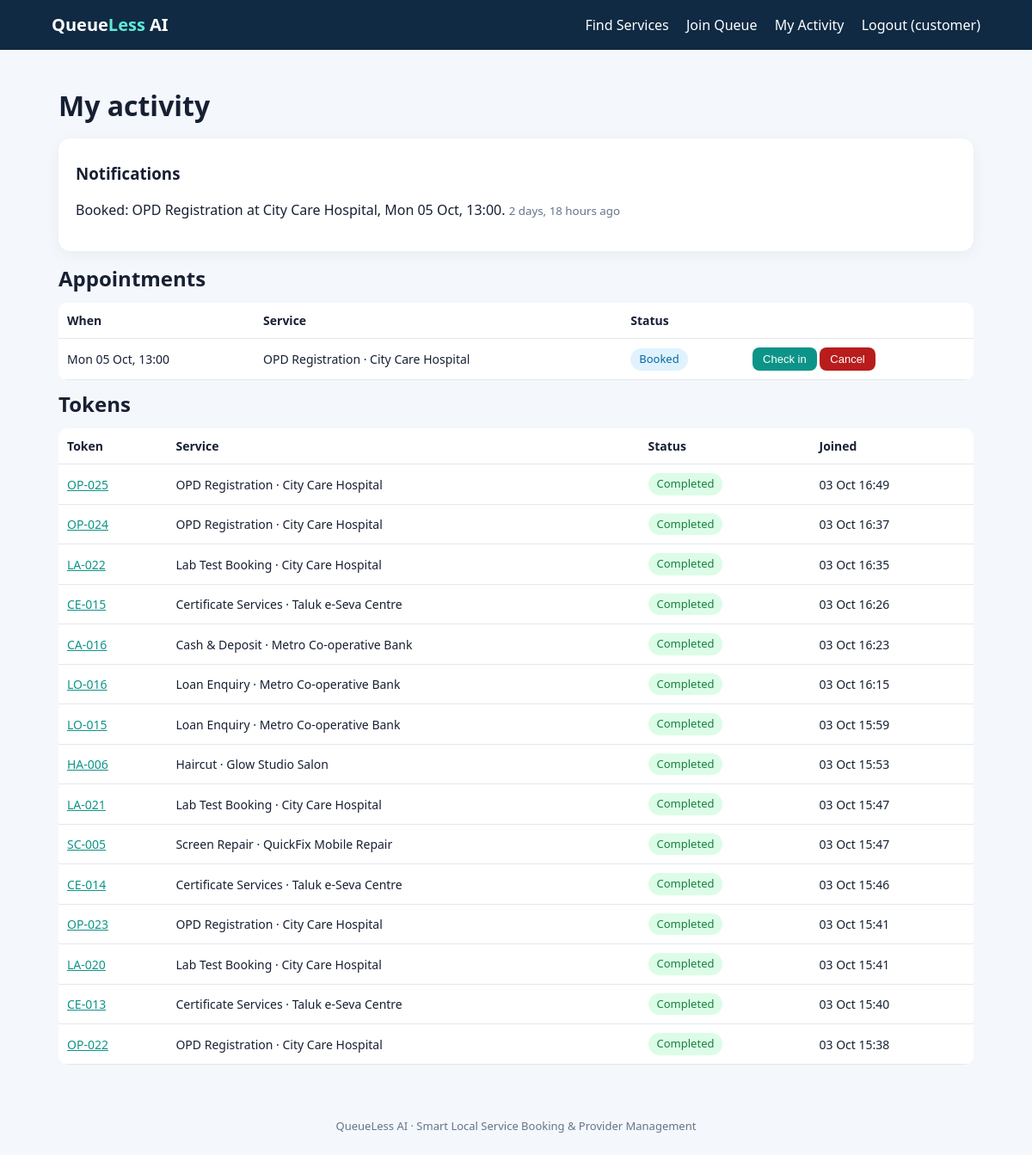
Page /activity/ (signed in) on the committed database.
### queue_app/models.py (models this page shows, shortened)
class Notification(models.Model):
    user = models.ForeignKey(User, on_delete=models.CASCADE, related_name="notifications")
    message = models.CharField(max_length=300)
    read = models.BooleanField(default=False)
    created_at = models.DateTimeField(default=timezone.now)
    class Meta:
        ordering = ["-created_at"]

class Appointment(models.Model):
    STATUS_CHOICES = [("BOOKED", "Booked"), ("CHECKED_IN", "Checked in"), ("COMPLETED", "Completed"),
                      ("CANCELLED", "Cancelled"), ("NO_SHOW", "No-show")]
    customer = models.ForeignKey(User, on_delete=models.CASCADE, related_name="appointments")
    service = models.ForeignKey(Service, on_delete=models.CASCADE, related_name="appointments")
    slot_start = models.DateTimeField()
    status = models.CharField(max_length=20, choices=STATUS_CHOICES, default="BOOKED")
    created_at = models.DateTimeField(default=timezone.now)
    class Meta:
        ordering = ["slot_start"]

class Service(models.Model):
    provider = models.ForeignKey(Provider, on_delete=models.CASCADE, related_name="services")
    name = models.CharField(max_length=120)
    description = models.CharField(max_length=250, blank=True)
    average_minutes = models.PositiveIntegerField(default=10)
    price = models.DecimalField(max_digits=8, decimal_places=2, default=0)
    active = models.BooleanField(default=True)

class Provider(models.Model):
    CATEGORY_CHOICES = [
        ("HOSPITAL", "Hospital / Clinic"), ("BANK", "Bank"), ("SALON", "Salon & Spa"),
        ("REPAIR", "Repair & Home Service"), ("GOVT", "Government Office"), ("EDU", "College / Education"),
    ]
    owner = models.ForeignKey(User, on_delete=models.SET_NULL, null=True, blank=True, related_name="providers")
    name = models.CharField(max_length=140)
    category = models.CharField(max_length=20, choices=CATEGORY_CHOICES)
    area = models.CharField(max_length=100, blank=True)
    address = models.CharField(max_length=250, blank=True)
    description = models.TextField(blank=True)
    open_time = models.TimeField(default=time(9, 0))
    close_time = models.TimeField(default=time(17, 0))
    verified = models.BooleanField(default=False)
    created_at = models.DateTimeField(default=timezone.now)

class Token(models.Model):
    STATUS_CHOICES = [("WAITING", "Waiting"), ("CALLED", "Called"), ("SERVING", "Serving"),
                      ("COMPLETED", "Completed"), ("CANCELLED", "Cancelled"), ("NO_SHOW", "No-show")]
    PRIORITY_CHOICES = [(0, "Normal"), (1, "Appointment"), (2, "Senior / Priority"), (3, "Emergency")]
    customer = models.ForeignKey(User, on_delete=models.CASCADE, related_name="tokens")
    service = models.ForeignKey(Service, on_delete=models.CASCADE, related_name="tokens")
    appointment = models.OneToOneField(Appointment, null=True, blank=True, on_delete=models.SET_NULL,
                                       related_name="token")
    counter = models.ForeignKey(Counter, null=True, blank=True, on_delete=models.SET_NULL, related_name="tokens")
    token_number = models.PositiveIntegerField()
    queue_date = models.DateField(default=timezone.localdate)
    priority = models.PositiveSmallIntegerField(choices=PRIORITY_CHOICES, default=0)
    status = models.CharField(max_length=20, choices=STATUS_CHOICES, default="WAITING")
    created_at = models.DateTimeField(default=timezone.now)
    called_at = models.DateTimeField(null=True, blank=True)
    started_at = models.DateTimeField(null=True, blank=True)
    completed_at = models.DateTimeField(null=True, blank=True)
    actual_service_minutes = models.PositiveIntegerField(null=True, blank=True)
    notified_soon = models.BooleanField(default=False)
    class Meta:
        ordering = ["-priority", "created_at"]
        constraints = [models.UniqueConstraint(fields=["service", "queue_date", "token_number"],
                                               name="uniq_token_per_service_per_day")]
    @property
    def display_token(self):
        return f"{self.service.name[:2].upper()}-{self.token_number:03d}"

### queue_app/views.py (the view)
# urls.py: path("activity/", views.my_activity, name="activity"),
@login_required
def my_activity(request):
    tokens = Token.objects.filter(customer=request.user).select_related("service__provider").order_by("-created_at")[:15]
    appts = Appointment.objects.filter(customer=request.user).select_related("service__provider").order_by("-slot_start")[:15]
    notes = list(request.user.notifications.all()[:15])
    request.user.notifications.filter(read=False).update(read=True)
    return render(request, "activity.html", {"tokens": tokens, "appointments": appts, "notes": notes})

### queue_app/context.py (called while the page is built)
def shared(request):
    if not request.user.is_authenticated:
        return {"unread_count": 0, "is_provider": False}
    from .workflow import managed_services
    return {
        "unread_count": request.user.notifications.filter(read=False).count(),
        "is_provider": managed_services(request.user).exists(),
    }

### queue_app/workflow.py (called while the page is built)
def managed_services(user):
    if user.is_superuser:
        return Service.objects.select_related("provider")
    return (Service.objects.filter(Q(provider__owner=user) | Q(counters__staff=user))
            .select_related("provider").distinct())

### templates/activity.html
{% extends "base.html" %}
{% block content %}
<h1>My activity</h1>
<div class="card"><h3>Notifications</h3>
{% for n in notes %}<p>{{ n.message }} <small class="muted">{{ n.created_at|timesince }} ago</small></p>{% empty %}<p class="muted">Nothing yet.</p>{% endfor %}</div>
<h2>Appointments</h2>
<table><tr><th>When</th><th>Service</th><th>Status</th><th></th></tr>
{% for a in appointments %}<tr><td>{{ a.slot_start|date:"D d M, H:i" }}</td><td>{{ a.service.name }} &middot; {{ a.service.provider.name }}</td>
<td><span class="pill status-{{ a.status }}">{{ a.get_status_display }}</span></td>
<td>{% if a.status == "BOOKED" %}
<form class="inline" method="post" action="{% url 'check_in' a.pk %}">{% csrf_token %}<button class="button small">Check in</button></form>
<form class="inline" method="post" action="{% url 'cancel_appointment' a.pk %}">{% csrf_token %}<button class="button small danger">Cancel</button></form>{% endif %}</td></tr>
{% empty %}<tr><td colspan="4">No appointments.</td></tr>{% endfor %}</table>
<h2>Tokens</h2>
<table><tr><th>Token</th><th>Service</th><th>Status</th><th>Joined</th></tr>
{% for t in tokens %}<tr><td><a href="{% url 'token_detail' t.pk %}">{{ t.display_token }}</a></td><td>{{ t.service.name }} &middot; {{ t.service.provider.name }}</td>
<td><span class="pill status-{{ t.status }}">{{ t.get_status_display }}</span></td><td>{{ t.created_at|date:"d M H:i" }}</td></tr>
{% empty %}<tr><td colspan="4">No tokens.</td></tr>{% endfor %}</table>
{% endblock %}

### templates/base.html (shortened to what this page needs)
{% load static %}<!doctype html>
<html lang="en">
<head>
<link rel="stylesheet" href="{% static 'style.css' %}">
</head>
<body>
<nav>
  <a class="brand" href="{% url 'home' %}">Queue<span>Less</span> AI</a>
  <div class="links">
    <a href="{% url 'providers' %}">Find Services</a>
    {% if user.is_authenticated %}
      <a href="{% url 'join_queue' %}">Join Queue</a>
      <a href="{% url 'activity' %}">My Activity{% if unread_count %} <b class="badge">{{ unread_count }}</b>{% endif %}</a>
      <a href="{% url 'logout' %}">Logout ({{ user.username }})</a>
    {% else %}
      <a href="{% url 'login' %}">Login</a><a href="{% url 'register' %}">Register</a>
    {% endif %}
  </div>
</nav>
<main>
  {% block content %}{% endblock %}
</main>
<footer>QueueLess AI &middot; Smart Local Service Booking &amp; Provider Management</footer>
</body>
</html>

### static/style.css (style rules this page uses)
:root { --brand:#0d9488;--ink:#172033;--bg:#f4f7fb;--card:#fff;--line:#e5e7eb;--muted:#64748b;--good:#15803d;--mid:#b45309;--bad:#b91c1c }
* { box-sizing:border-box }
body { margin:0;font-family:system-ui,Arial,sans-serif;background:var(--bg);color:var(--ink);line-height:1.5 }
nav { background:#102a43;color:#fff;padding:14px 5%;display:flex;justify-content:space-between;align-items:center;flex-wrap:wrap;gap:10px }
nav a { color:#fff;text-decoration:none;margin-left:16px }
.brand { font-weight:700;font-size:20px;margin:0!important }
.brand span { color:#5eead4 }
main { max-width:1100px;margin:auto;padding:28px 18px }
footer { text-align:center;color:var(--muted);padding:24px;font-size:13px }
h1,h2,h3 { margin:.4em 0 }
.muted { color:var(--muted) }
small { font-weight:400 }
a { color:var(--brand) }
.card,.form-card { background:var(--card);border-radius:14px;padding:20px;margin:14px 0;box-shadow:0 4px 18px #0000000d }
.button,button.button { display:inline-block;background:var(--brand);color:#fff;border:0;border-radius:8px;padding:11px 18px;text-decoration:none;cursor:pointer;font-size:15px }
.button.small { padding:6px 12px;font-size:13px }
.button.danger { background:var(--bad) }
form.inline,.filters { display:inline-flex;gap:8px;align-items:center;flex-wrap:wrap }
.pill { display:inline-block;padding:3px 10px;border-radius:99px;font-size:13px;background:#e2e8f0;border:0 }
.pill.good,.status-COMPLETED { background:#dcfce7;color:var(--good) }
.status-WAITING,.status-BOOKED { background:#e0f2fe;color:#0369a1 }
table { width:100%;border-collapse:collapse;background:#fff;border-radius:10px;overflow:hidden;margin:10px 0 }
th,td { padding:10px;border-bottom:1px solid var(--line);text-align:left;font-size:14px }

### rows in the picture
Notification: message "Booked: OPD Registration at City Care Hospital, Mon 05 Oct, 13:00.", created_at "2 days, 18 hours"
Appointment: slot_start "Mon 05 Oct, 13:00", service.name "OPD Registration", service.provider.name "City Care Hospital", status "Booked", shows "Check in"
Token: display_token "OP-025", service.name "OPD Registration", service.provider.name "City Care Hospital", status "Completed", created_at "03 Oct 16:49"
Token: display_token "OP-024", service.name "OPD Registration", service.provider.name "City Care Hospital", status "Completed", created_at "03 Oct 16:37"
Token: display_token "LA-022", service.name "Lab Test Booking", service.provider.name "City Care Hospital", status "Completed", created_at "03 Oct 16:35"
Token: display_token "CA-016", service.name "Cash & Deposit", service.provider.name "Metro Co-operative Bank", status "Completed", created_at "03 Oct 16:23"
Token: display_token "LO-016", service.name "Loan Enquiry", service.provider.name "Metro Co-operative Bank", status "Completed", created_at "03 Oct 16:15"
Token: display_token "LO-015", service.name "Loan Enquiry", service.provider.name "Metro Co-operative Bank", status "Completed", created_at "03 Oct 15:59"
Token: display_token "HA-006", service.name "Haircut", service.provider.name "Glow Studio Salon", status "Completed", created_at "03 Oct 15:53"
Token: display_token "LA-021", service.name "Lab Test Booking", service.provider.name "City Care Hospital", status "Completed", created_at "03 Oct 15:47"
Token: display_token "OP-023", service.name "OPD Registration", service.provider.name "City Care Hospital", status "Completed", created_at "03 Oct 15:41"
Token: display_token "LA-020", service.name "Lab Test Booking", service.provider.name "City Care Hospital", status "Completed", created_at "03 Oct 15:41"
Token: display_token "OP-022", service.name "OPD Registration", service.provider.name "City Care Hospital", status "Completed", created_at "03 Oct 15:38"

### other values in the picture
{{ user.username }} "customer"
